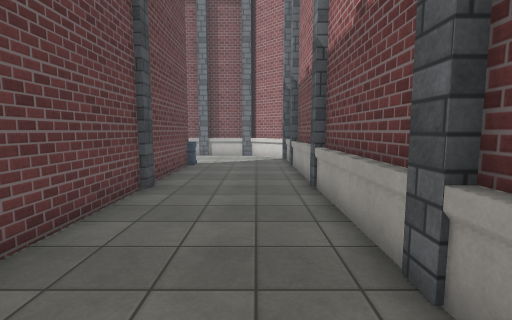
[1] (above)

18 first-person views from a walk through a Unity game level. The camera is 1.5 m above the floor, tilts 6° down and sees 85° across. The floor is counted in squares, 1 m on a side. Each view is taken from the middle of a square. On the plan, view 1 faces up. The plan holds only what a view shows up to about 14 squares ahead; the rest is blank. The place goes on beyond the plan. The player character is not drawn. Surface patterns are stand-ins for the level's own textures.

[2]
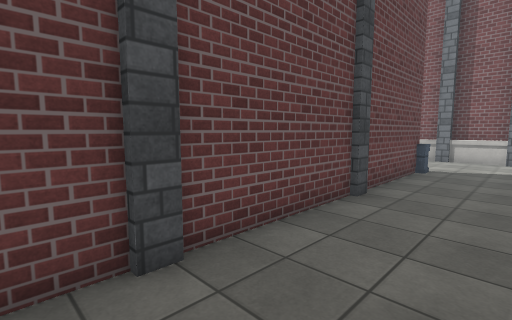

[3]
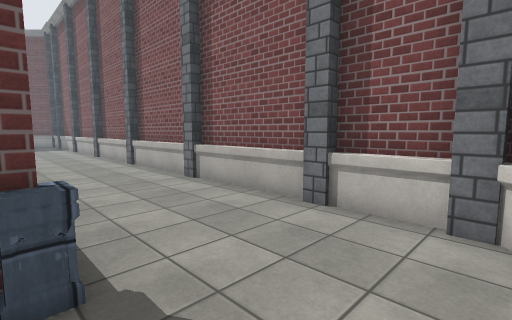

[4]
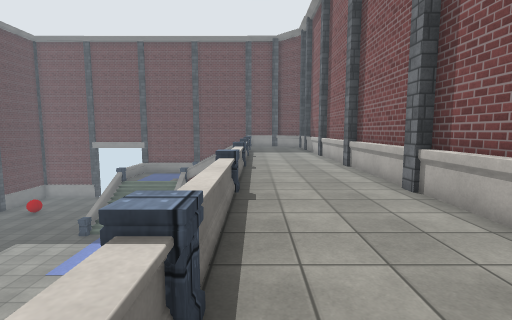

[5]
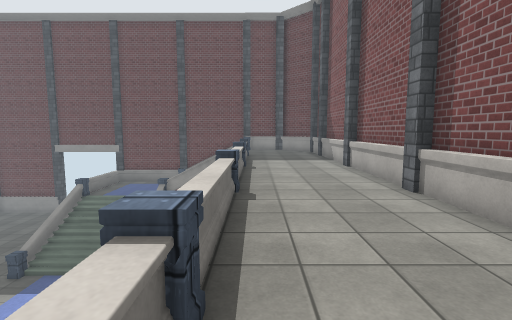

[6]
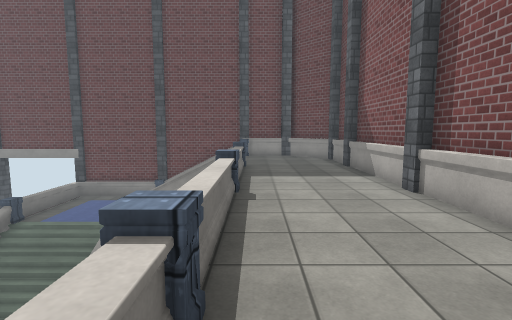

[7]
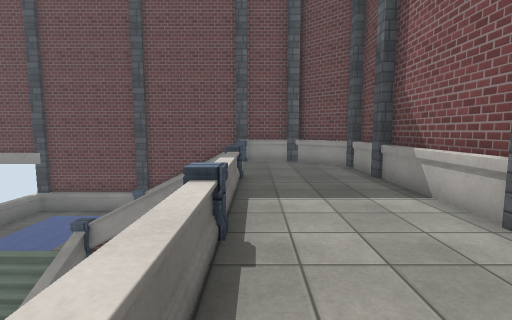

[8]
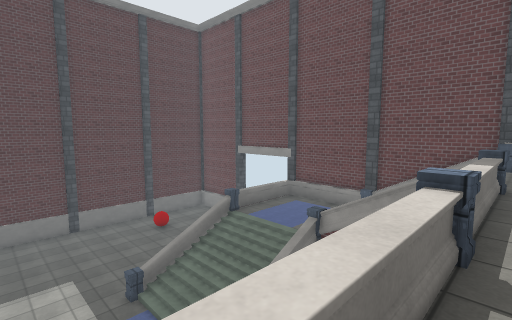

[9]
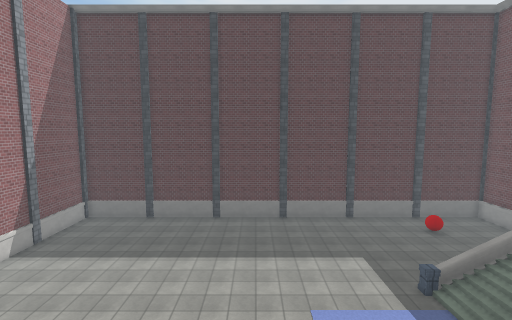

[10]
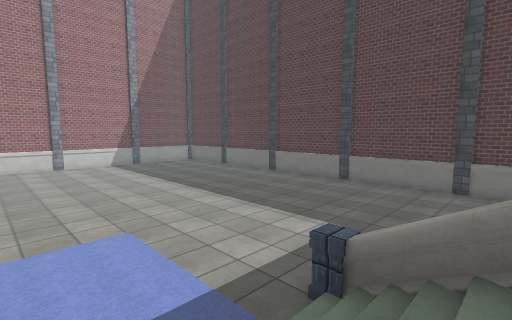

[11]
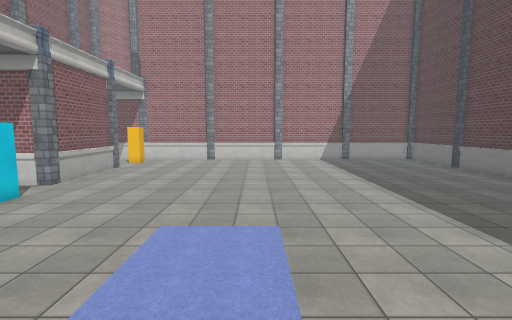

[12]
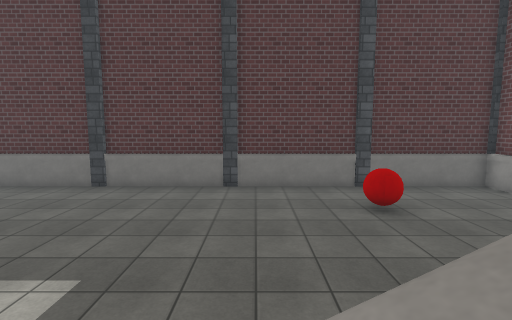

[13]
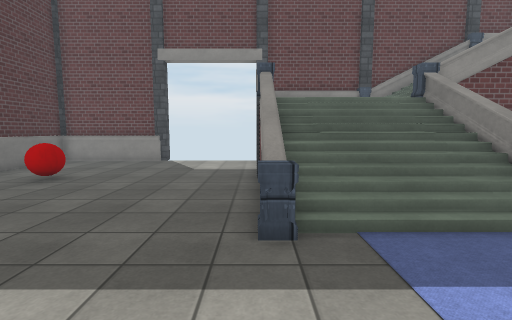

[14]
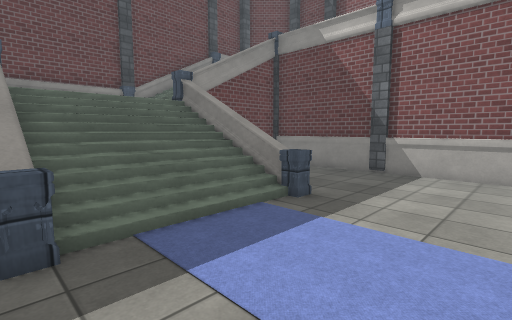

[15]
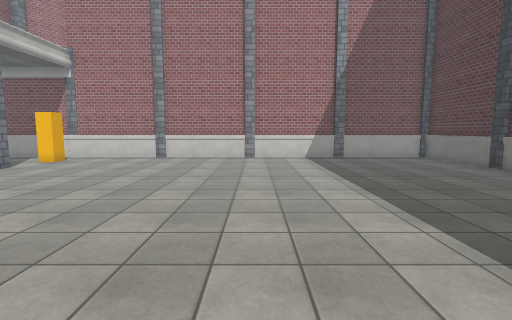

[16]
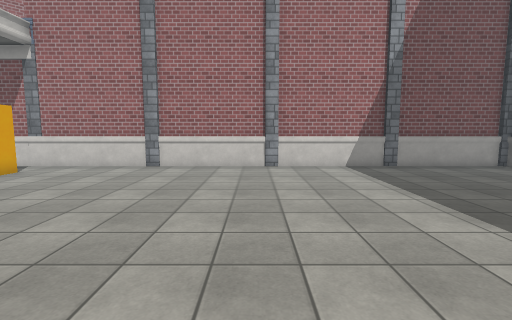

[17]
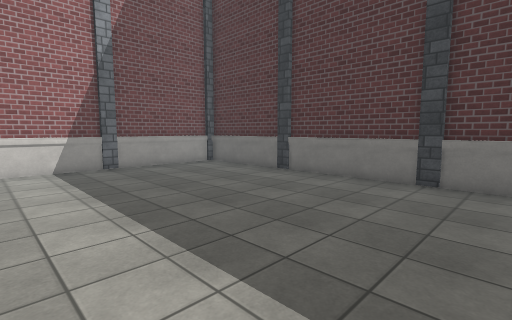

[18]
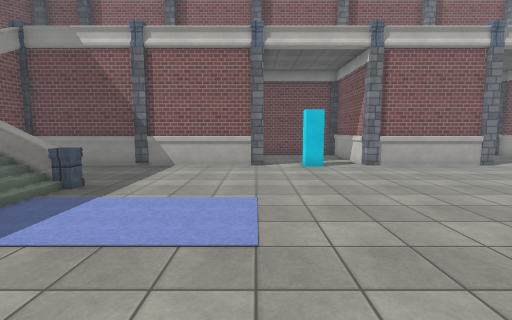

### Floor plan
Key: @ floor where view 1 was taken; # wall or solid block; x gap in a wall; . main floor; : floor 0.25 m higher than the main floor; + floor 2.5 m higher than the main floor; * floor 5 m higher than the main floor; / step, stairs or slope; = window, fence, low wall or low ledge; P pillar; R railing; B red ball; L block; O other object.
Columns run from 33 left of view 1 to 2 right of it. Each row starts with its distance up from view 1.
 18                     P
 17 ##P##POOOOPOOOOPOOOOPOOOOPOOOOP#P#
 16 #O*******************************OO
 15 P*********************************OO
 14 #**********************************#
 13 #****P****P*********O****P****P****#
 12 RP/  ROOOOROOOORPOO.ROOOOR.LL.R****P
 11 #    =  ............P.........O****O
 10 #    x   .....................O****O
  9 #//  x   .....................O****O
  8 #//  O    ....................#****P
  7 PR   R=#=#R...................OP***#
  6 #+ +++////:...................#****O
  5 #+++++////:...................#****O
  4 #+++++////:...................#****O
  3 #++++P/////...................#****P
  2 P====R=x==R...................OP***#
  1  .............................#* * O
  0  .............................#  @ O
 -1  .............................#    O
 -2 P.............................#
 -3 P.............................#O
 -4 O....BB.......................#
 -5 O.....B.......................#
 -6 O.............................#
 -7 #.............................P
 -8 POOOOPOOOOPOOOOPOOOOPOOOOPOOOO

Positions as (right, up) in squares from view 1, and headings:
1: (0, 0), facing up
2: (0, 1), facing up-left
3: (0, 12), facing up-left
4: (-6, 13), facing left
5: (-11, 13), facing left
6: (-16, 13), facing left
7: (-19, 13), facing left
8: (-19, 13), facing down-left
9: (-16, 13), facing down
10: (-25, 6), facing down-right
11: (-24, 4), facing right
12: (-24, 3), facing down
13: (-19, 2), facing left
14: (-19, 2), facing up-left
15: (-19, 2), facing right
16: (-15, 3), facing right
17: (-15, 1), facing down-right
18: (-18, 0), facing up
